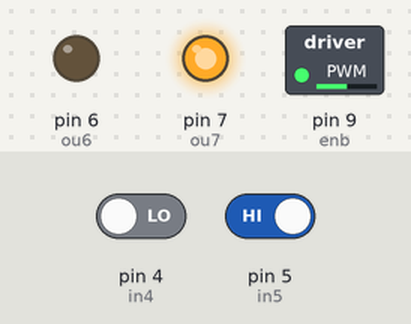
Recording of a sketch running on a simulated Arduino Uno, built with avr-gcc and run on an emulated ATmega328P. Parts: switched loads named in the sketch (green lamp = pin HIGH), output pins drawn as LEDs (lit = HIGH). The test bench sets the inputs (shaded band); at power-on: pin 4 (in4) LOW, pin 5 (in5) HIGH.

Above: at 1.2 s.
1.3 s: pin 4 (in4) driven HIGH
At 2.5 s:
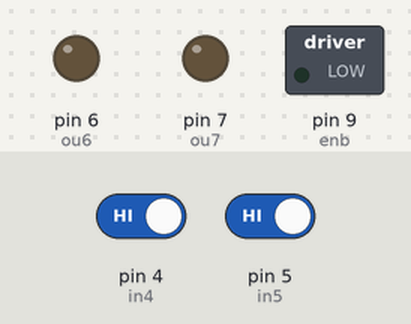
2.8 s: pin 5 (in5) driven LOW
At 3.8 s:
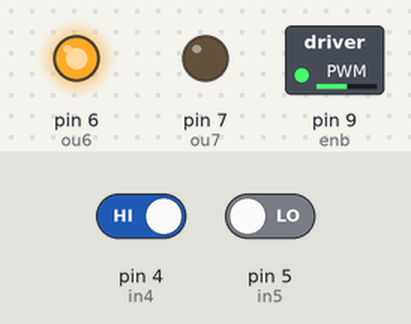
4.3 s: pin 5 (in5) driven HIGH
At 4.9 s:
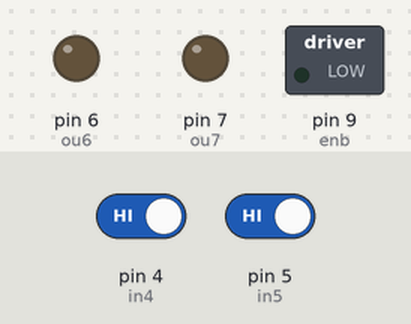
5.8 s: pin 4 (in4) driven LOW
At 6.1 s:
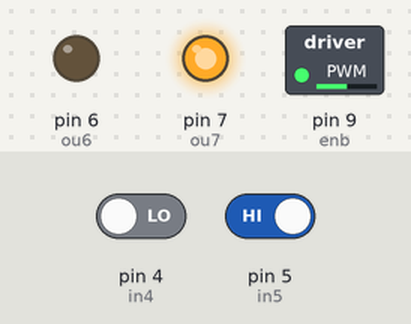
Timing chart, 0 to 8.3 s (numbered marks = the images above; inputs shaded):
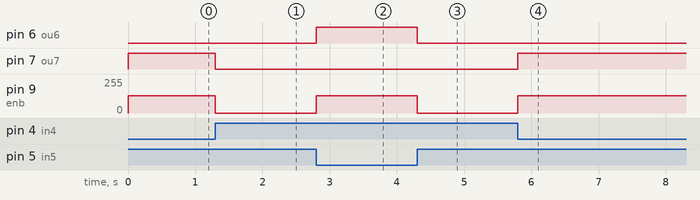

Measured:
- after the input at 1.3 s, pin 7 (ou7): HIGH → LOW at once; pin 9 (enb): 128/255 → 0/255 at once
- after the input at 2.8 s, pin 6 (ou6): LOW → HIGH at once; pin 9 (enb): 0/255 → 128/255 at once
- after the input at 4.3 s, pin 6 (ou6): HIGH → LOW at once; pin 9 (enb): 128/255 → 0/255 at once
- after the input at 5.8 s, pin 7 (ou7): LOW → HIGH at once; pin 9 (enb): 0/255 → 128/255 at once

The sketch:

Motor_control.ino
```cpp
int in4 = 4;
int in5 = 5;
int ou6 = 6;
int ou7 = 7;
int enb = 9;

void setup()
 {
  // put your setup code here, to run once:
  pinMode(in4, INPUT);
  pinMode(in5, INPUT);
  pinMode(ou6, OUTPUT);
  pinMode(ou7, OUTPUT);
  pinMode(enb, OUTPUT);

  digitalWrite(ou6, LOW);
  digitalWrite(ou7, LOW);
}

void loop()
 {
   // put your main code here, to run repeatedly:

   if (digitalRead(in4) == HIGH && digitalRead(in5) == LOW)
   {
     digitalWrite(ou6, HIGH);
     digitalWrite(ou7, LOW);
     analogWrite(enb,128);
   }

   else if (digitalRead(in4) == LOW && digitalRead(in5) == HIGH)
   {
     digitalWrite(ou6, LOW);
     digitalWrite(ou7, HIGH);
     analogWrite(enb,128);
   }

   else if (digitalRead(in4) == LOW && digitalRead(in5) == LOW)
   {

     digitalWrite(ou6, 0);
     digitalWrite(ou7, 0);
     analogWrite(enb,0);
   }
   else if (digitalRead(in4) == HIGH && digitalRead(in5) == HIGH)
   {
     analogWrite(ou6, 0);
     analogWrite(ou7, 0);
     analogWrite(enb,0);
   }
}
```
